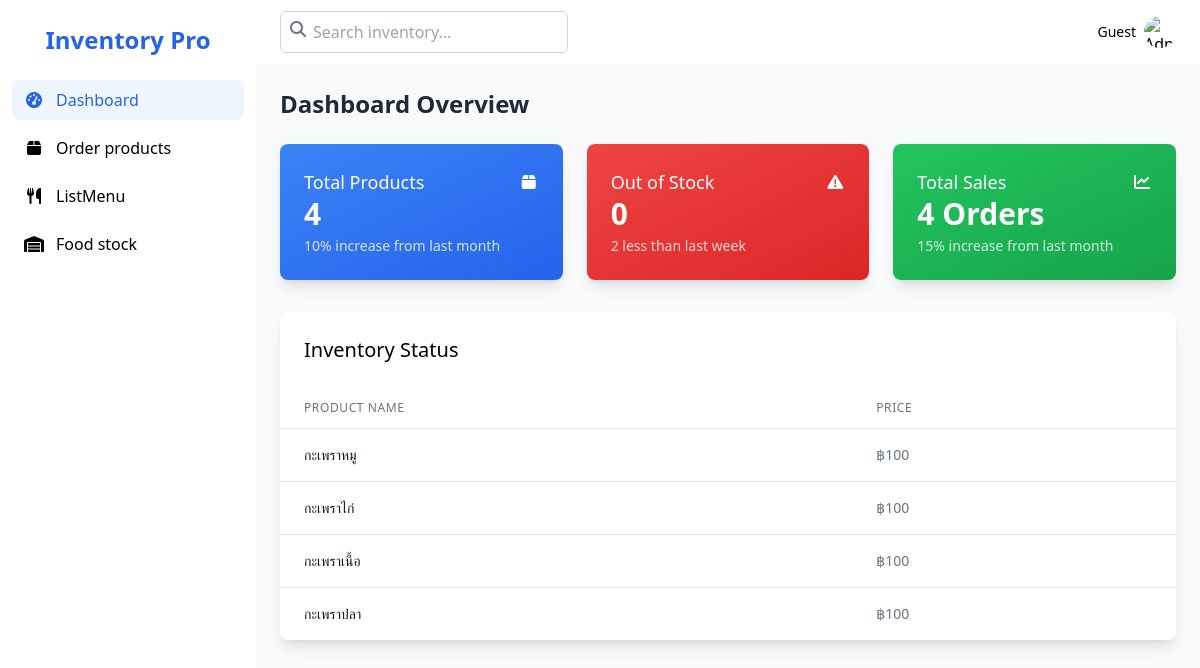
The page /client/main.php on the database its author committed.
### tables this page shows
CREATE TABLE `menu` (
  `id` int(11) NOT NULL,
  `menu_name` varchar(11) NOT NULL,
  `ingredient1` varchar(11) NOT NULL,
  `ingredient2` int(11) NOT NULL,
  `ingredient3` int(11) NOT NULL,
  `ingredient4` int(11) NOT NULL,
  `price` int(11) NOT NULL
);

### client/main.php (the view, shortened to what this page needs)
<!DOCTYPE html>
<html lang="en">
<head>
  <script src="https://cdn.tailwindcss.com"></script>
  <link rel="stylesheet" href="https://cdnjs.cloudflare.com/ajax/libs/font-awesome/6.6.0/css/all.min.css" />
</head>
<body class="flex h-screen overflow-hidden bg-gray-50">
  <aside class="hidden w-64 flex-shrink-0 bg-white shadow-lg lg:block">
    <div class="flex h-full flex-col">
      <div class="flex items-center justify-center p-6">
        <h1 class="text-2xl font-bold text-blue-600">Inventory Pro</h1>
      </div>
      <nav class="flex-1 space-y-2 px-3">
        <a href="main.php" class="w-full flex items-center px-3 py-2 bg-blue-50 text-blue-600 rounded-md" aria-current="page">
            <i class="fas fa-tachometer-alt fa-fw mr-3" aria-hidden="true"></i>
            Dashboard
          </a>
        <a href="orderproduct.php" class="w-full flex items-center px-3 py-2 hover:bg-blue-50 hover:text-blue-600">
          <i class="fas fa-box fa-fw mr-3"></i>
          Order products
        </a>
        <a href="productcate.php" class="w-full flex items-center px-3 py-2 hover:bg-blue-50 hover:text-blue-600">
          <i class="fas fa-utensils fa-fw mr-3"></i>
          ListMenu
        </a>
        <a href="cate.php" class="w-full flex items-center px-3 py-2 hover:bg-blue-50 hover:text-blue-600">
          <i class="fas fa-warehouse fa-fw mr-3"></i>
          Food stock
        </a>
      </nav>
    </div>
  </aside>
  <div class="flex flex-1 flex-col overflow-hidden">
    <header class="flex h-16 items-center justify-between bg-white px-6 shadow-sm">
      <div class="flex items-center">
        <div class="relative">
          <i class="fas fa-search absolute left-2.5 top-2.5 h-4 w-4 text-gray-500"></i>
          <input
            class="w-72 pl-8 py-2 border border-gray-300 rounded-md"
            placeholder="Search inventory..."
            type="search"
          />
        </div>
      </div>
      <div class="relative">
        <button class="flex items-center">
          <span class="mr-2 text-sm font-medium">
            <?php echo htmlspecialchars($_SESSION['username'] ?? 'Guest'); ?>
          </span>
          <img
            alt="Admin avatar"
            class="h-8 w-8 rounded-full"
            src="/placeholder.svg?height=32&width=32"
          />
        </button>
      </div>
    </header>
    <main class="flex-1 overflow-y-auto bg-gray-50 p-6">
      <h2 class="mb-6 text-2xl font-semibold text-gray-800">Dashboard Overview</h2>
      <?php
      try {
          $stmt = $conn->query("SELECT COUNT(*) as total_products FROM menu");
          $result = $stmt->fetch(PDO::FETCH_ASSOC);
          $totalProducts = $result['total_products'];
      } catch (PDOException $e) {
          echo "<script>
                  Swal.fire({
                      title: 'Error!',
                      text: 'Error fetching total products: " . $e->getMessage() . "',
                      icon: 'error',
                      confirmButtonText: 'OK'
                  });
                </script>";
          exit;
      }
      ?>
      <div class="mb-8 grid gap-6 md:grid-cols-2 lg:grid-cols-3">
        <div class="bg-gradient-to-br from-blue-500 to-blue-600 text-white p-6 rounded-lg shadow-lg">
          <div class="flex items-center justify-between">
            <h3 class="text-lg font-medium">Total Products</h3>
            <i class="fas fa-box fa-fw text-white"></i>
          </div>
          <p class="text-3xl font-bold"><?php echo htmlspecialchars($totalProducts); ?></p>
          <p class="mt-1 text-sm opacity-80">10% increase from last month</p>
        </div>
        <div class="bg-gradient-to-br from-red-500 to-red-600 text-white p-6 rounded-lg shadow-lg">
          <div class="flex items-center justify-between">
            <h3 class="text-lg font-medium">Out of Stock</h3>
            <i class="fas fa-exclamation-triangle fa-fw text-white"></i>
          </div>
          <p class="text-3xl font-bold">0</p>
          <p class="mt-1 text-sm opacity-80">2 less than last week</p>
        </div>
        <div class="bg-gradient-to-br from-green-500 to-green-600 text-white p-6 rounded-lg shadow-lg">
          <div class="flex items-center justify-between">
            <h3 class="text-lg font-medium">Total Sales</h3>
            <i class="fas fa-chart-line fa-fw text-white"></i>
          </div>
          <?php
          try {
              $stmt = $conn->query("SELECT COUNT(*) as total_orders FROM menu");
              $result = $stmt->fetch(PDO::FETCH_ASSOC);
              $totalOrders = $result['total_orders'];
          } catch (PDOException $e) {
              echo "<script>
                      Swal.fire({
                          title: 'Error!',
                          text: 'Error fetching total orders: " . $e->getMessage() . "',
                          icon: 'error',
                          confirmButtonText: 'OK'
                      });
                    </script>";
              exit;
          }
          ?>
          <p class="text-3xl font-bold"><?php echo htmlspecialchars($totalOrders); ?> Orders</p>
          <p class="mt-1 text-sm opacity-80">15% increase from last month</p>
        </div>
      </div>
      <div class="bg-white shadow-lg rounded-lg overflow-hidden">
        <div class="flex justify-between p-6">
          <h3 class="text-xl font-medium">Inventory Status</h3>
        </div>
        <table class="min-w-full divide-y divide-gray-200">
          <thead>
            <tr>
              <th class="px-6 py-3 text-left text-xs font-medium text-gray-500 uppercase tracking-wider">Product Name</th>
              <th class="px-6 py-3 text-left text-xs font-medium text-gray-500 uppercase tracking-wider">Price</th>
            </tr>
          </thead>
          <tbody class="bg-white divide-y divide-gray-200">
            <?php
            try {
                $stmt = $conn->query("SELECT menu_name, price FROM menu");
                while ($row = $stmt->fetch(PDO::FETCH_ASSOC)) {
                    echo '<tr>';
                    echo '<td class="px-6 py-4 whitespace-nowrap text-sm font-medium text-gray-900">' . htmlspecialchars($row['menu_name']) . '</td>';
                    echo '<td class="px-6 py-4 whitespace-nowrap text-sm text-gray-500">฿' . htmlspecialchars($row['price']) . '</td>';
                    echo '</tr>';
                }
            } catch (PDOException $e) {
                echo "<script>
                        Swal.fire({
                            title: 'Error!',
                            text: 'Error fetching inventory: " . $e->getMessage() . "',
                            icon: 'error',
                            confirmButtonText: 'OK'
                        });
                      </script>";
            }
            ?>
          </tbody>
        </table>
      </div>
    </main>
  </div>
</body>
</html>

### rows shown on the page
menu: menu_name "กะเพราหมู", price "100"
menu: menu_name "กะเพราไก่", price "100"
menu: menu_name "กะเพราเนื้อ", price "100"
menu: menu_name "กะเพราปลา", price "100"

### other values the page prints
$_SESSION['username'] "Guest"
$totalProducts "4"
$totalOrders "4"
